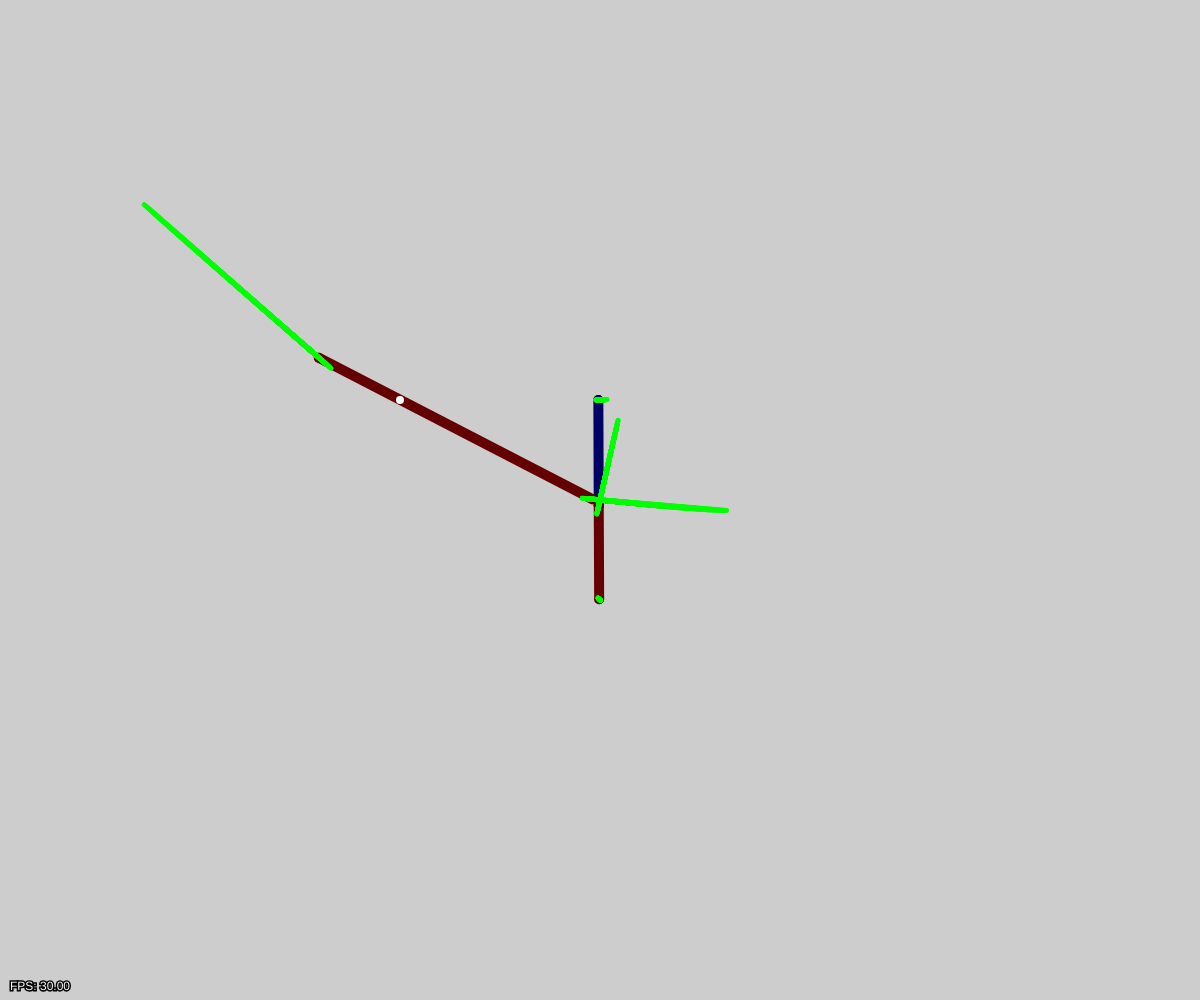
Frame 1 (no input)
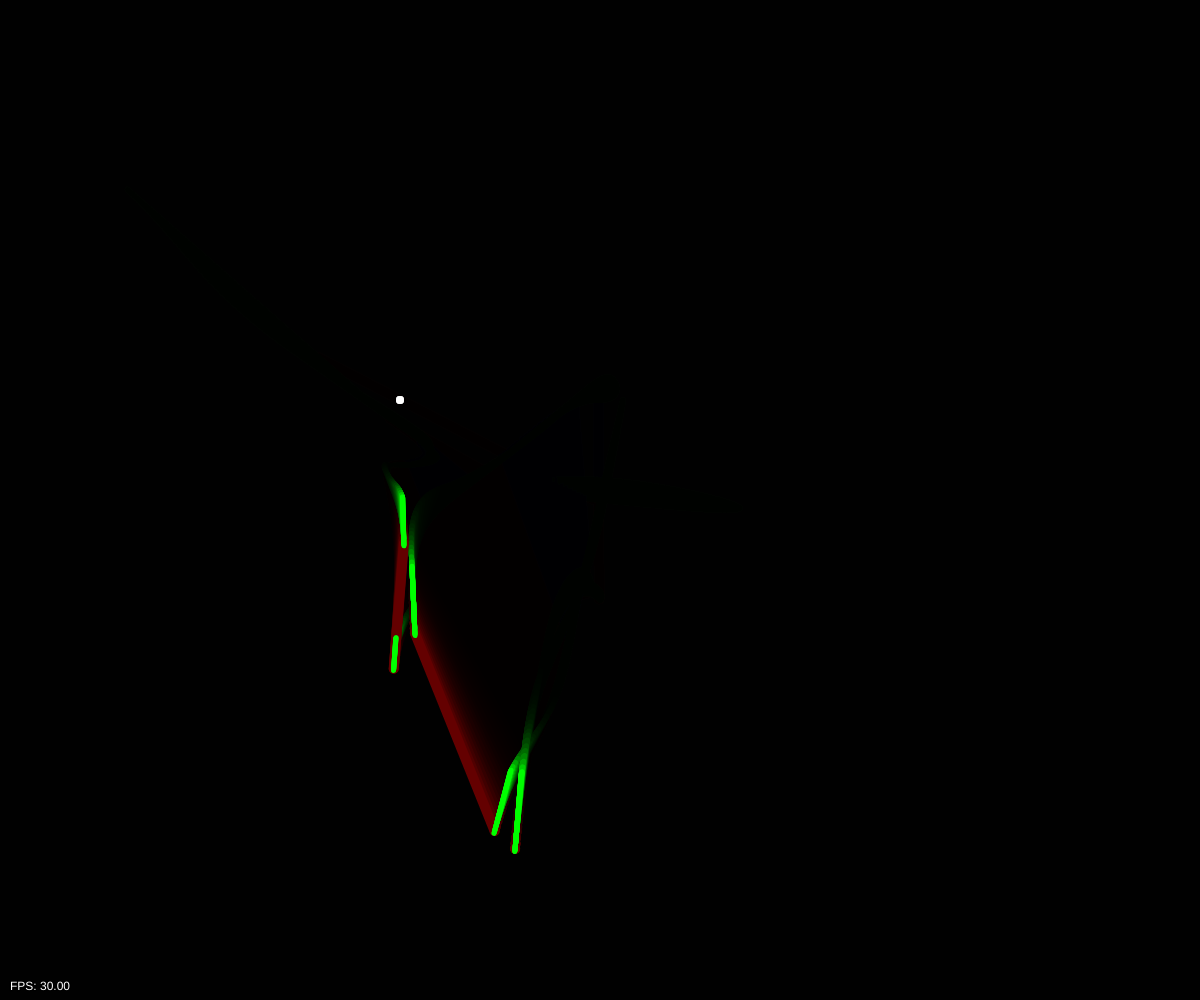
Frame 60 (no input)
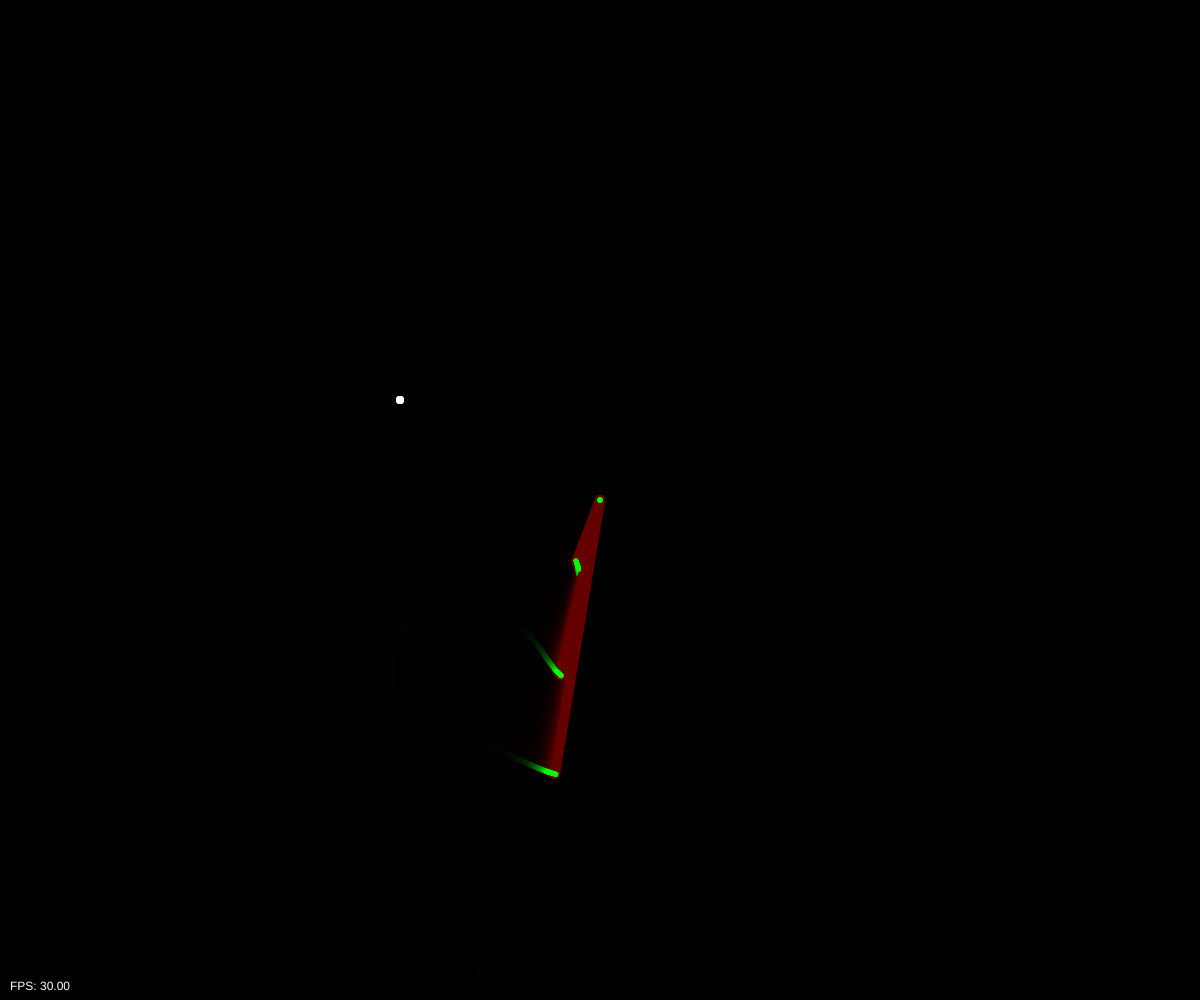
Frame 120 (the mouse pressed at the canvas centre since frame 60)

The p5.js sketch that drew these frames (run headless with seeded random() and noise() and a simulated clock; from frame 60 on, the mouse is pressed at the canvas centre):

// p5.js sketch
// ── sketch.js

let l0 = 100;

let fr = 60;
let dt = 1/fr;
let i = 0;
let g;
let focus = false;

let G = 0.1;
let m = 100000;//Masse de la souris

let C1 = .03;

let muC = 20; //Coefficient de frotement cinetique

let f1 = true;
let f2 = true;
let f3 = true;
let f4 = true;//Bords
let f5 = true;
let f6 = true;

let ressorts = [];
let aimants = [];

p5.disableFriendlyErrors = true;

function setup() {
  createCanvas(windowWidth, windowHeight);
  let ressort1 = new Ressort(width/2,height/2 - 100, 200);
  ressorts.push(ressort1);

  let ressort2 = new Ressort(width/2,height/2 + 100, 0);
  ressorts.push(ressort2);

  ressorts.push(new Ressort(width/4 + 10,height/4 + 100, 100));

  aimants.push(new Aimant(400,400, 5, 10000));
  //aimants.push(new Aimant(400,200, 5, 10000));

  angleMode(RADIANS);
  g = new createVector(0,98.1);
  frameRate(30);
  setInterval(updateEntities, dt)
}


function updateEntities(){
  ressorts.forEach(r => r.update());
}


function draw() {
  background(0, 50);
  ressorts.forEach(r => r.show());
  aimants.forEach(a => a.show());
  //ressort.p1.y += 10*cos(i/10);


  let fps = frameRate();
  fill(255);
  stroke(0);
  text("FPS: " + fps.toFixed(2), 10, height - 10);
}

function mousePressed(){
  background(0);
  focus = !focus;
}

function keyPressed(){
  if(key == 'r'){
    f1 = !f1;
  }
  if(key == 'a'){
    f2 = !f2;
  }
  if(key == 'g'){
    f3 = !f3;
  }
  if(key == 'b'){
    f4 = !f4;
  }
  if(key == 'f'){
    f5 = !f5;
  }
  if(key =='m'){
    f6 = !f6;
  }
}

class Aimant{
  constructor(x0,y0, r, B){
    this.pos = new createVector(x0,y0);
    this.r = r;
    this.B = B;
  }
  show(){
    stroke(255);
    strokeWeight(3);
    ellipse(this.pos.x, this.pos.y, this.r);
  }
}

class Ressort{
  constructor(x0,y0, l0){
    this.p1 = new createVector(width/2,height/2);
    this.p2 = new createVector(x0 ,y0);
    this.vit1 = new createVector();
    this.vit2 = new createVector();
    this.acc1 = new createVector();
    this.acc2 = new createVector();
    this.m1 = 10;
    this.m2 = 20;
    this.l0 = l0;
  }

  update(){

    this.p1.limit(10e99)
    this.p2.limit(10e99)
    this.acc2 = new createVector();
    this.acc1 = new createVector();

    let forceRappel = 1 * (Math.sqrt((this.p1.x - this.p2.x)**2 + (this.p1.y - this.p2.y)**2)- this.l0);

    let resistanceAir1 = Ressort.determinerAccel(C1*p5.Vector.mag(p5.Vector.mult(this.vit1,this.vit1)), new createVector(0,0), this.vit1 ); //p5.Vector.mult(this.vit1,this.vit1)
    let resistanceAir2 = Ressort.determinerAccel(C1*p5.Vector.mag(p5.Vector.mult(this.vit2,this.vit2)), new createVector(0,0), this.vit2 ); //p5.Vector.mult(this.vit2,this.vit2)

    let aimantation1 = new createVector();
    let aimantation2 = new createVector();

    aimants.forEach(a => {
      aimantation1.add(Ressort.determinerAccel(a.B/p5.Vector.dist(this.p1, a.pos), a.pos, this. p1));
      aimantation2.add(Ressort.determinerAccel(a.B/p5.Vector.dist(this.p2, a.pos), a.pos, this. p2));
    });
    aimantation1.limit(100);
    aimantation2.limit(100);

    stroke(0,255,0);
    strokeWeight(5);
    line(this.p2.x, this.p2.y, this.p2.x + resistanceAir2.x, this.p2.y + resistanceAir2.y);
    line(this.p1.x, this.p1.y, this.p1.x + resistanceAir1.x, this.p1.y + resistanceAir1.y);


    if(f1){
      this.acc2.add(Ressort.determinerAccel(forceRappel, this.p1, this.p2));
      this.acc1.add(this.acc2.copy().mult(-1));
    }

    if(f2){
      this.acc2.add(resistanceAir2);
      this.acc1.add(resistanceAir1);
    }

    if(f3){
      this.acc2.add(g);
      this.acc1.add(g);
    }

    if(f4){this.border();}
    // if(focus){
    //   let forceAttraction = G * (m + this.m1)/((this.p1.x - mouseX)**2 + (this.p1.y - mouseY)**2);
    //   this.acc1.add(Ressort.determinerAccel(forceAttraction, new createVector(mouseX,mouseY), this.p1));
    // }

    if(f6){
      this.acc2.add(aimantation2);
      this.acc1.add(aimantation1);
    }

    let dvit2 = this.acc2.copy().mult(dt);
    this.vit2.add(dvit2);

    let dvit1 = this.acc1.copy().mult(dt);
    this.vit1.add(dvit1);

    let dpos2 = this.vit2.copy().mult(dt);
    this.p2.add(dpos2);
    let dpos1 = this.vit1.copy().mult(dt);

    this.p1.add(dpos1);

    if(focus){
      this.p1.x = mouseX;
      this.p1.y = mouseY;
      this.vit1.x = 0;
      this.vit1.y = 0;
      this.acc1.x = 0;
      this.acc1.y = 0;
    }

  }

  static determinerAccel(force, pA, pB){
    return new createVector(force*Math.cos(pA.copy().sub(pB).heading()), force*Math.sin(pA.copy().sub(pB).heading()));
  }

  border(){
    let absorbtion = .95;
    if(this.p1.y > height){
      this.p1.y = height - 5;
      this.vit1.y *= -absorbtion;
      if(f5 && this.vit1.x != 0){this.acc1.add(-1*muC*g.y*this.vit1.x/abs(this.vit1.x),0)}
    }

    if(this.p2.y > height){
      this.p2.y = height - 5;
      this.vit2.y *= -absorbtion;
      if(f5 && this.vit2.x != 0){this.acc2.add(-1*muC*g.y*this.vit2.x/abs(this.vit2.x),0)}
    }

    if(this.p1.y < 0){
      this.p1.y = 5;
      this.vit1.y *= -absorbtion;
    }

    if(this.p2.y < 0){
      this.p2.y = 5;
      this.vit2.y *= -absorbtion;
    }

    if(this.p1.x > width){
      this.p1.x = width - 5;
      this.vit1.x *= -absorbtion;
    }

    if(this.p2.x > width){
      this.p2.x = width - 5;
      this.vit2.x *= -absorbtion;
    }

    if(this.p1.x < 0){
      this.p1.x = 5;
      this.vit1.x *= -absorbtion;
    }

    if(this.p2.x < 0){
      this.p2.x = 5;
      this.vit2.x *= -absorbtion;
    }
  }

  show(){
    if(this.p1.dist(this.p2) > this.l0){
      stroke(100,0,0);}
    else{stroke(0,0,100);}
    //stroke(100,0,0);
    strokeWeight(10);
    point(this.p1.x,this.p1.y);
    point(this.p2.x,this.p2.y);
    line(this.p1.x,this.p1.y,this.p2.x,this.p2.y);
    // stroke(255);
    // textSize(30)
    // text(Math.round(this.vit1.mag()),20,30);
    // text(Math.round(this.vit2.mag()),20,70);

  }
}
